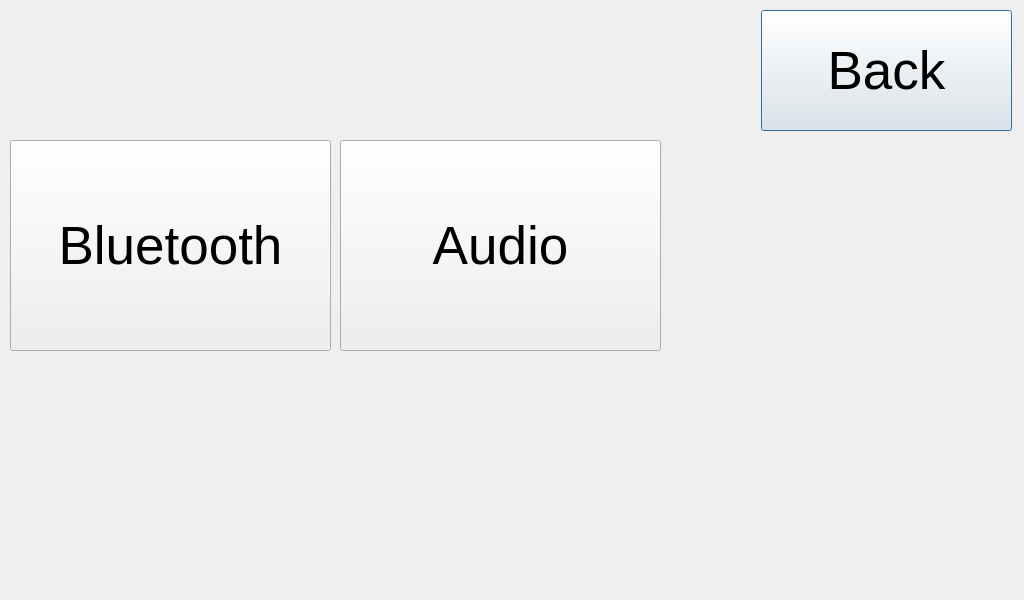
<?xml version="1.0" encoding="UTF-8"?>
<ui version="4.0">
 <class>Settings</class>
 <widget class="QDialog" name="Settings">
  <property name="geometry">
   <rect>
    <x>0</x>
    <y>0</y>
    <width>1024</width>
    <height>600</height>
   </rect>
  </property>
  <property name="windowTitle">
   <string>Dialog</string>
  </property>
  <widget class="QPushButton" name="back">
   <property name="geometry">
    <rect>
     <x>761</x>
     <y>10</y>
     <width>251</width>
     <height>121</height>
    </rect>
   </property>
   <property name="font">
    <font>
     <pointsize>40</pointsize>
    </font>
   </property>
   <property name="text">
    <string>Back</string>
   </property>
  </widget>
  <widget class="QPushButton" name="bluetooth">
   <property name="geometry">
    <rect>
     <x>10</x>
     <y>140</y>
     <width>321</width>
     <height>211</height>
    </rect>
   </property>
   <property name="font">
    <font>
     <pointsize>40</pointsize>
    </font>
   </property>
   <property name="text">
    <string>Bluetooth</string>
   </property>
  </widget>
  <widget class="QPushButton" name="audio">
   <property name="geometry">
    <rect>
     <x>340</x>
     <y>140</y>
     <width>321</width>
     <height>211</height>
    </rect>
   </property>
   <property name="font">
    <font>
     <pointsize>40</pointsize>
    </font>
   </property>
   <property name="text">
    <string>Audio</string>
   </property>
  </widget>
 </widget>
 <resources/>
 <connections/>
</ui>
